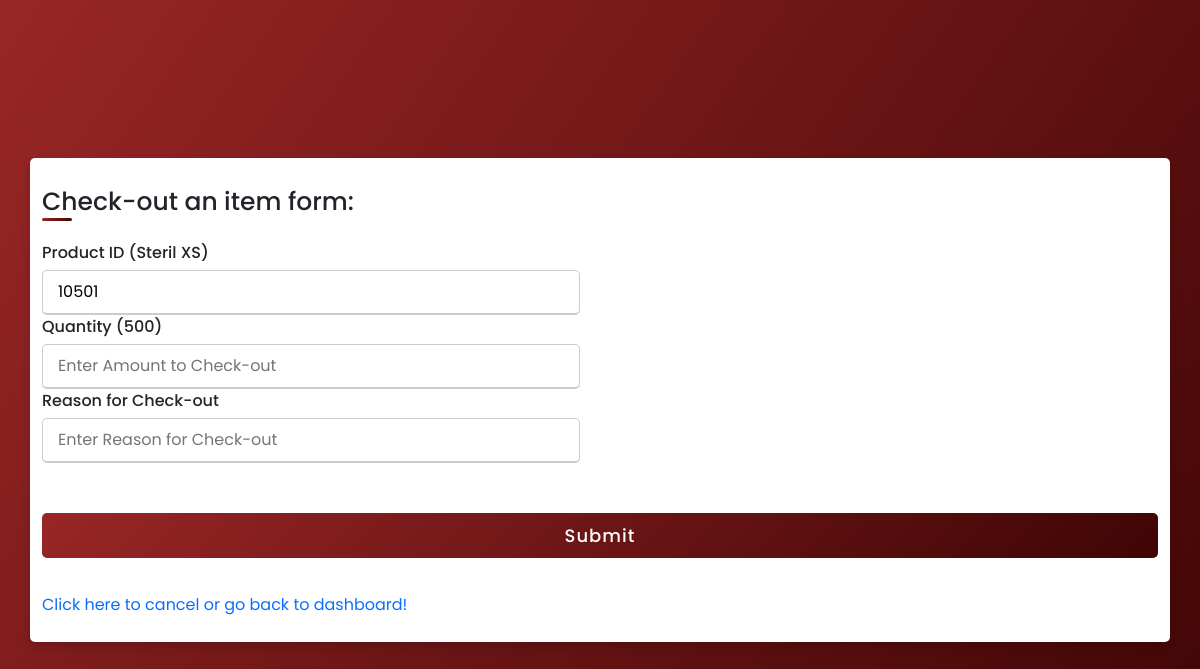
Page /user/Inventory/Check_Out_Check/1 (signed in) on the committed database.
### website/models.py (models this page shows)
class Inventory(db.Model):
    id = db.Column(db.Integer, primary_key=True)
    product_id = db.Column(db.String(5), unique=True)
    product_name = db.Column(db.String(26))
    date_added = db.Column(db.DateTime(timezone=True), default=func.now())
    desc=db.Column(db.String(200))
    i_loc=db.Column(db.String(200))
    quantity= db.Column(db.Integer)
    group= db.Column(db.String(26))
    subgroup=db.Column(db.String(26))
    dispose=db.Column(db.Boolean)
    tracklow=db.Column(db.Boolean)
    lownum=db.Column(db.Integer)
    Creator = db.Column(db.Integer, db.ForeignKey('user.id', ondelete="CASCADE"),nullable=False) ##foreign key relationship //id of who added it.

### website/views.py (the view)
@views.route("/user/Inventory/Check_Out_Check/<id>")
@login_required
def check_out_check(id):
    if session.get("id",None) is not None:
        product = Inventory.query.filter_by(id = id).first()
        return render_template("Check-out.html",user=current_user, data = product)
    else:
        flash("You do not have access to this page!", category="error")
        return redirect(url_for('views.home'))

### website/templates/Check-out.html (shortened to what this page needs)
<!DOCTYPE html>
<html lang="en" dir="ltr">
  <head>
    <link rel= "stylesheet" type= "text/css" href= "{{ url_for('static',filename='styles1.css') }}">
    <link href="https://cdn.jsdelivr.net/npm/bootstrap@5.1.3/dist/css/bootstrap.min.css" rel="stylesheet">
   </head>
<body>
  {% if session['id'] and user.is_authenticated%}
  <div class="container">
    <div class="title">Check-out an item form:</div>
    <div class="content">
      <form action="/user/Inventory/Check_out" method="POST">
         <div class="user-details">
          {% if data %}
          <div class="input-box">
            <span class="details">Product ID ({{data.product_name}})</span>
            <input type="text" id="product_id" name ="product_id" placeholder={{data.product_id}} value={{data.product_id}} required readonly>
            <span class="details">Quantity ({{data.quantity}})</span>
            <input type="number"  id="quantity" name ="quantity" placeholder="Enter Amount to Check-out" required min="1" max={{data.quantity}}>
            <span class="details">Reason for Check-out</span>
            <input type="text" id="reason" name ="reason" placeholder="Enter Reason for Check-out" required>
          </div>
          {% endif %}
        </div>
        <div class="button">
          <input type="submit" name="submit_button" value="Submit">
        </div>
        <div>
            <a style="text-decoration:none" style="align-items:center" href="{{url_for('views.user')}}">Click here to cancel or go back to dashboard!</a>
        </div>
      </form>
    </div>
  </div>
</body>
{% endif %}
</html>

### website/static/styles1.css (style rules this page uses)
* { margin: 0; padding: 0; box-sizing: border-box; font-family: 'Poppins',sans-serif; }
body { height: 100vh; display: flex; justify-content: center; align-items: center; padding: 10px; background: linear-gradient(125deg, #992626, #3f0505); }
.container { max-width: 700px; width: 100%; background-color: #fff; padding: 25px 30px; border-radius: 5px; box-shadow: 0 5px 10px rgba(0,0,0,0.15); }
.container .title { font-size: 25px; font-weight: 500; position: relative; }
.container .title::before { content: ""; position: absolute; left: 0; bottom: 0; height: 3px; width: 30px; border-radius: 5px; background: linear-gradient(135deg, #992626, #3f0505); }
.content form .user-details { display: flex; flex-wrap: wrap; justify-content: space-between; margin: 20px 0 12px 0; }
form .user-details .input-box { margin-bottom: 15px; width: calc(100% / 2 - 20px); }
form .input-box span.details { display: block; font-weight: 500; margin-bottom: 5px; }
.user-details .input-box input { height: 45px; width: 100%; outline: none; font-size: 16px; border-radius: 5px; padding-left: 15px; border: 1px solid #ccc; border-bottom-width: 2px; transition: all 0.3s ease; }
form .button { height: 45px; margin: 35px 0 }
form .button input { height: 100%; width: 100%; border-radius: 5px; border: none; color: #fff; font-size: 18px; font-weight: 500; letter-spacing: 1px; cursor: pointer; transition: all 0.3s ease; background: linear-gradient(135deg, #992626, #3f0505); }

### rows in the picture
Inventory: product_name "Steril XS", product_id "10501", quantity "500"
